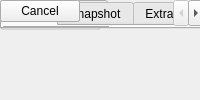
<?xml version="1.0" encoding="UTF-8"?>
<ui version="4.0">
 <class>MainWindow</class>
 <widget class="QMainWindow" name="MainWindow">
  <property name="windowTitle"><string>Block Parameters: bitfield_snapshot</string></property>
  <widget class="QWidget" name="centralwidget">
   <!-- NOTE: this is a simplified structural mirror of bitfield_snapshot_ui.py, not a full
        round-trip Designer file; it follows the casper_library_scopes bitfield_snapshot (bitsnap)
        mask. Edit both together. -->
   <widget class="QGroupBox" name="desc_box">
    <property name="title"><string>bitsnap</string></property>
    <widget class="QLabel" name="desc_label"/>
   </widget>
   <widget class="QLabel" name="label_name">
    <property name="text"><string>Block name</string></property>
   </widget>
   <widget class="QLineEdit" name="name"/>
   <widget class="QTabWidget" name="tabWidget">
    <widget class="QWidget" name="inputs_tab">
     <attribute name="title"><string>Inputs</string></attribute>
     <widget class="QLabel" name="label_io_names">
      <property name="text"><string>Names [msb...lsb]</string></property>
     </widget>
     <widget class="QLineEdit" name="io_names"/>
     <widget class="QLabel" name="label_io_widths">
      <property name="text"><string>Bitwidths [msb...lsb]</string></property>
     </widget>
     <widget class="QLineEdit" name="io_widths"/>
     <widget class="QLabel" name="label_io_bps">
      <property name="text"><string>Binary pts [msb...lsb]</string></property>
     </widget>
     <widget class="QLineEdit" name="io_bps"/>
     <widget class="QLabel" name="label_io_types">
      <property name="text"><string>Data types [msb...lsb], ufix=0, fix=1, bool=2</string></property>
     </widget>
     <widget class="QLineEdit" name="io_types"/>
     <widget class="QCheckBox" name="show_format">
      <property name="text"><string>Print format string?</string></property>
     </widget>
    </widget>
    <widget class="QWidget" name="snapshot_tab">
     <attribute name="title"><string>Snapshot</string></attribute>
     <widget class="QLabel" name="label_snap_storage">
      <property name="text"><string>Storage medium</string></property>
     </widget>
     <widget class="QComboBox" name="snap_storage">
      <item><property name="text"><string>bram</string></property></item>
      <item><property name="text"><string>dram</string></property></item>
     </widget>
     <widget class="QLabel" name="label_snap_dram_dimm">
      <property name="text"><string>DRAM dimm</string></property>
     </widget>
     <widget class="QComboBox" name="snap_dram_dimm">
      <item><property name="text"><string>1</string></property></item>
      <item><property name="text"><string>2</string></property></item>
      <item><property name="text"><string>3</string></property></item>
      <item><property name="text"><string>4</string></property></item>
     </widget>
     <widget class="QLabel" name="label_snap_dram_clock">
      <property name="text"><string>DRAM clock rate</string></property>
     </widget>
     <widget class="QComboBox" name="snap_dram_clock">
      <item><property name="text"><string>200</string></property></item>
      <item><property name="text"><string>250</string></property></item>
      <item><property name="text"><string>266</string></property></item>
      <item><property name="text"><string>300</string></property></item>
      <item><property name="text"><string>333</string></property></item>
     </widget>
     <widget class="QLabel" name="label_snap_nsamples">
      <property name="text"><string>Number of Samples (2^?)</string></property>
     </widget>
     <widget class="QLineEdit" name="snap_nsamples"/>
     <widget class="QLabel" name="label_snap_data_width">
      <property name="text"><string>Data width</string></property>
     </widget>
     <widget class="QComboBox" name="snap_data_width">
      <item><property name="text"><string>8</string></property></item>
      <item><property name="text"><string>16</string></property></item>
      <item><property name="text"><string>32</string></property></item>
      <item><property name="text"><string>64</string></property></item>
      <item><property name="text"><string>128</string></property></item>
     </widget>
     <widget class="QCheckBox" name="snap_offset">
      <property name="text"><string>Start delay support </string></property>
     </widget>
     <widget class="QCheckBox" name="snap_circap">
      <property name="text"><string>Circular capture support</string></property>
     </widget>
     <widget class="QCheckBox" name="snap_value">
      <property name="text"><string>Extra value capture support</string></property>
     </widget>
     <widget class="QCheckBox" name="snap_ext_arm">
      <property name="text"><string>External arm support</string></property>
     </widget>
     <widget class="QCheckBox" name="snap_ext_circ">
      <property name="text"><string>External circular capture support</string></property>
     </widget>
     <widget class="QCheckBox" name="snap_use_dsp48">
      <property name="text"><string>Use DSP48s to implement counters</string></property>
     </widget>
     <widget class="QLabel" name="label_snap_delay">
      <property name="text"><string>Pre-snapshot delay</string></property>
     </widget>
     <widget class="QLineEdit" name="snap_delay"/>
    </widget>
    <widget class="QWidget" name="extra_tab">
     <attribute name="title"><string>Extra Value</string></attribute>
     <widget class="QLabel" name="label_extra_names">
      <property name="text"><string>Names [msb...lsb]</string></property>
     </widget>
     <widget class="QLineEdit" name="extra_names"/>
     <widget class="QLabel" name="label_extra_widths">
      <property name="text"><string>Widths [msb...lsb]</string></property>
     </widget>
     <widget class="QLineEdit" name="extra_widths"/>
     <widget class="QLabel" name="label_extra_bps">
      <property name="text"><string>Binary pts [msb...lsb]</string></property>
     </widget>
     <widget class="QLineEdit" name="extra_bps"/>
     <widget class="QLabel" name="label_extra_types">
      <property name="text"><string>Data types [msb...lsb], ufix=0, fix=1, bool=2</string></property>
     </widget>
     <widget class="QLineEdit" name="extra_types"/>
    </widget>
   </widget>
   <widget class="QPushButton" name="button_apply"><property name="text"><string>Apply</string></property></widget>
   <widget class="QPushButton" name="button_ok"><property name="text"><string>OK</string></property></widget>
   <widget class="QPushButton" name="button_cancel"><property name="text"><string>Cancel</string></property></widget>
  </widget>
 </widget>
</ui>
